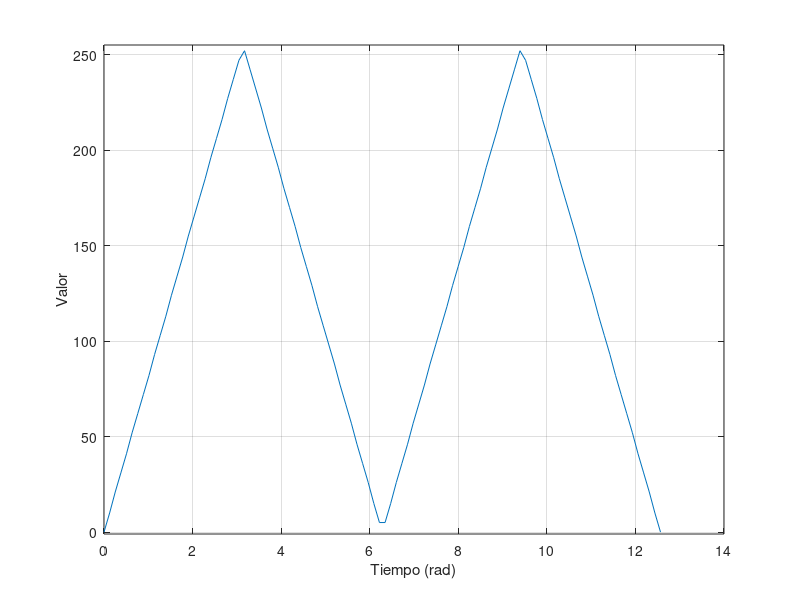

Here is the MATLAB script that generated this plot:
clear all
clc 

% Definir el dominio de la señal desde -pi a pi
t = linspace(0, 4*pi, 100);

% Generar la señal triangular
senal = sawtooth(t,0.5); % Amplitud predeterminada y periodo 2pi

% Escalar la señal al rango de 0 a 255
senal_escalada = (senal + 1) * 127.5;

% Redondear a enteros
senal_redondeada = round(senal_escalada);

% Asegurarse de que la señal está en el rango de 0 a 255
senal_redondeada(senal_redondeada < 0) = 0;
senal_redondeada(senal_redondeada > 255) = 255;

% Graficar la señal generada
plot(t, senal_redondeada);
%title('Señal triangular de 0 a 4*pi con resolución de 8 bits');
xlabel('Tiempo (rad)');
ylabel('Valor');
ylim([-1 255])
grid on;
